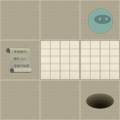

A level layout from a 2D game, rendered from its tile map. Below: a short description, then the map file with tile-grid data replaced by summaries:
An orthogonal 3x3 tile map with 40x40 px tiles, 2 tile layers (Level, Actors).

<map version="1.0" orientation="orthogonal" width="3" height="3" tilewidth="40" tileheight="40">
 <properties>
  <property name="moves" value="6" />
 </properties>
 <tileset firstgid="1" name="tiles" tilewidth="40" tileheight="40" spacing="2" margin="2">
  <image source="tiles.png" width="256" height="256" />
  <tile id="0">
   <properties>
    <property name="actor" value="exit" />
   </properties>
  </tile>
  <tile id="2">
   <properties>
    <property name="actor" value="guard" />
    <property name="direction" value="down" />
   </properties>
  </tile>
  <tile id="3">
   <properties>
    <property name="actor" value="guard" />
    <property name="direction" value="left" />
   </properties>
  </tile>
  <tile id="4">
   <properties>
    <property name="actor" value="guard" />
    <property name="direction" value="right" />
   </properties>
  </tile>
  <tile id="5">
   <properties>
    <property name="actor" value="guard" />
    <property name="direction" value="up" />
   </properties>
  </tile>
  <tile id="7">
   <properties>
    <property name="actor" value="player" />
   </properties>
  </tile>
  <tile id="8">
   <properties>
    <property name="actor" value="scroll" />
   </properties>
  </tile>
  <tile id="9">
   <properties>
    <property name="wall" value="1" />
   </properties>
  </tile>
 </tileset>
 <layer name="Level" width="3" height="3">
  <data>[9 cells, 9 non-empty, 2 distinct tile ids]</data>
 </layer>
 <layer name="Actors" width="3" height="3">
  <data>[9 cells, 3 non-empty, 3 distinct tile ids]</data>
 </layer>
</map>
